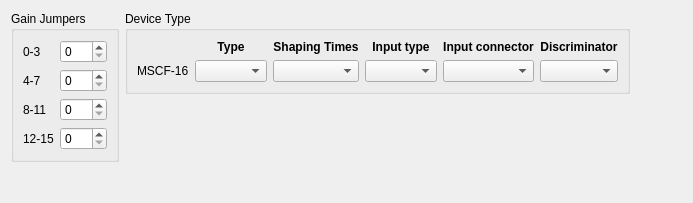
<?xml version="1.0" encoding="UTF-8"?>
<ui version="4.0">
 <class>Form</class>
 <widget class="QWidget" name="Form">
  <property name="geometry">
   <rect>
    <x>0</x>
    <y>0</y>
    <width>693</width>
    <height>203</height>
   </rect>
  </property>
  <property name="windowTitle">
   <string>Form</string>
  </property>
  <layout class="QGridLayout" name="gridLayout_3">
   <item row="0" column="0">
    <widget class="QGroupBox" name="groupBox">
     <property name="title">
      <string>Gain Jumpers</string>
     </property>
     <property name="flat">
      <bool>false</bool>
     </property>
     <layout class="QGridLayout" name="gridLayout_2">
      <item row="0" column="0">
       <widget class="QLabel" name="label_7">
        <property name="text">
         <string>0-3</string>
        </property>
       </widget>
      </item>
      <item row="1" column="0">
       <widget class="QLabel" name="label_8">
        <property name="text">
         <string>4-7</string>
        </property>
       </widget>
      </item>
      <item row="2" column="0">
       <widget class="QLabel" name="label_9">
        <property name="text">
         <string>8-11</string>
        </property>
       </widget>
      </item>
      <item row="3" column="0">
       <widget class="QLabel" name="label_10">
        <property name="text">
         <string>12-15</string>
        </property>
       </widget>
      </item>
      <item row="0" column="1">
       <widget class="QDoubleSpinBox" name="spin_gain_jumpers_group0">
        <property name="decimals">
         <number>0</number>
        </property>
       </widget>
      </item>
      <item row="1" column="1">
       <widget class="QDoubleSpinBox" name="spin_gain_jumpers_group1">
        <property name="decimals">
         <number>0</number>
        </property>
       </widget>
      </item>
      <item row="2" column="1">
       <widget class="QDoubleSpinBox" name="spin_gain_jumpers_group2">
        <property name="decimals">
         <number>0</number>
        </property>
       </widget>
      </item>
      <item row="3" column="1">
       <widget class="QDoubleSpinBox" name="spin_gain_jumpers_group3">
        <property name="decimals">
         <number>0</number>
        </property>
       </widget>
      </item>
     </layout>
    </widget>
   </item>
   <item row="1" column="0" colspan="2">
    <spacer name="verticalSpacer_2">
     <property name="orientation">
      <enum>Qt::Vertical</enum>
     </property>
     <property name="sizeHint" stdset="0">
      <size>
       <width>1</width>
       <height>1</height>
      </size>
     </property>
    </spacer>
   </item>
   <item row="0" column="1">
    <layout class="QVBoxLayout" name="verticalLayout">
     <item>
      <widget class="QGroupBox" name="groupbox_1">
       <property name="title">
        <string>Device Type</string>
       </property>
       <layout class="QGridLayout" name="gridLayout">
        <item row="0" column="1">
         <widget class="QLabel" name="label">
          <property name="font">
           <font>
            <weight>75</weight>
            <bold>true</bold>
           </font>
          </property>
          <property name="text">
           <string>Type</string>
          </property>
          <property name="alignment">
           <set>Qt::AlignCenter</set>
          </property>
          <property name="wordWrap">
           <bool>false</bool>
          </property>
         </widget>
        </item>
        <item row="0" column="2">
         <widget class="QLabel" name="label_2">
          <property name="font">
           <font>
            <weight>75</weight>
            <bold>true</bold>
           </font>
          </property>
          <property name="text">
           <string>Shaping Times</string>
          </property>
          <property name="alignment">
           <set>Qt::AlignCenter</set>
          </property>
          <property name="wordWrap">
           <bool>false</bool>
          </property>
         </widget>
        </item>
        <item row="0" column="3">
         <widget class="QLabel" name="label_3">
          <property name="font">
           <font>
            <weight>75</weight>
            <bold>true</bold>
           </font>
          </property>
          <property name="text">
           <string>Input type</string>
          </property>
          <property name="alignment">
           <set>Qt::AlignCenter</set>
          </property>
          <property name="wordWrap">
           <bool>false</bool>
          </property>
         </widget>
        </item>
        <item row="0" column="4">
         <widget class="QLabel" name="label_4">
          <property name="font">
           <font>
            <weight>75</weight>
            <bold>true</bold>
           </font>
          </property>
          <property name="text">
           <string>Input connector</string>
          </property>
          <property name="alignment">
           <set>Qt::AlignCenter</set>
          </property>
          <property name="wordWrap">
           <bool>false</bool>
          </property>
         </widget>
        </item>
        <item row="0" column="5">
         <widget class="QLabel" name="label_5">
          <property name="font">
           <font>
            <weight>75</weight>
            <bold>true</bold>
           </font>
          </property>
          <property name="text">
           <string>Discriminator</string>
          </property>
          <property name="alignment">
           <set>Qt::AlignCenter</set>
          </property>
          <property name="wordWrap">
           <bool>false</bool>
          </property>
         </widget>
        </item>
        <item row="1" column="0">
         <widget class="QLabel" name="label_6">
          <property name="text">
           <string>MSCF-16</string>
          </property>
         </widget>
        </item>
        <item row="1" column="1">
         <widget class="QComboBox" name="combo_type"/>
        </item>
        <item row="1" column="2">
         <widget class="QComboBox" name="combo_shaping_times"/>
        </item>
        <item row="1" column="3">
         <widget class="QComboBox" name="combo_input_type"/>
        </item>
        <item row="1" column="4">
         <widget class="QComboBox" name="combo_input_connector"/>
        </item>
        <item row="1" column="5">
         <widget class="QComboBox" name="combo_discriminator"/>
        </item>
       </layout>
      </widget>
     </item>
     <item>
      <spacer name="verticalSpacer">
       <property name="orientation">
        <enum>Qt::Vertical</enum>
       </property>
       <property name="sizeHint" stdset="0">
        <size>
         <width>20</width>
         <height>40</height>
        </size>
       </property>
      </spacer>
     </item>
    </layout>
   </item>
   <item row="0" column="2" rowspan="2">
    <spacer name="horizontalSpacer_3">
     <property name="orientation">
      <enum>Qt::Horizontal</enum>
     </property>
     <property name="sizeHint" stdset="0">
      <size>
       <width>1</width>
       <height>1</height>
      </size>
     </property>
    </spacer>
   </item>
  </layout>
 </widget>
 <resources/>
 <connections/>
</ui>
